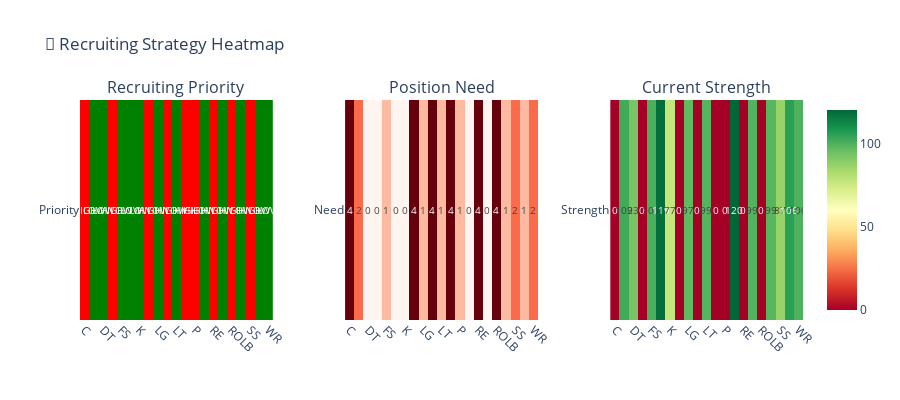

This figure's notebook cell:
### Code cell
# 3. Recruiting Priority Heatmap
if roster_df is not None and recruiting_plan is not None:
    # Create a matrix for the heatmap
    priority_map = {'HIGH': 3, 'MEDIUM': 2, 'LOW': 1}
    recruiting_plan['Priority_Numeric'] = recruiting_plan['Priority'].map(priority_map)

    # Create heatmap data
    heatmap_data = recruiting_plan.pivot_table(
        index='Position',
        values=['Priority_Numeric', 'Need', 'Blended Value'],
        aggfunc='first'
    ).fillna(0)

    fig = make_subplots(
        rows=1, cols=3,
        subplot_titles=('Recruiting Priority', 'Position Need', 'Current Strength'),
        horizontal_spacing=0.1
    )

    # Priority heatmap
    fig.add_trace(
        go.Heatmap(
            z=[heatmap_data['Priority_Numeric'].values],
            x=heatmap_data.index,
            y=['Priority'],
            colorscale=[[0, 'green'], [0.5, 'yellow'], [1, 'red']],
            showscale=False,
            text=[[recruiting_plan.set_index('Position').loc[pos, 'Priority'] for pos in heatmap_data.index]],
            texttemplate="%{text}",
            textfont={"size": 10}
        ),
        row=1, col=1
    )

    # Need heatmap
    fig.add_trace(
        go.Heatmap(
            z=[heatmap_data['Need'].values],
            x=heatmap_data.index,
            y=['Need'],
            colorscale='Reds',
            showscale=False,
            text=[[f"{int(val)}" for val in heatmap_data['Need'].values]],
            texttemplate="%{text}",
            textfont={"size": 10}
        ),
        row=1, col=2
    )

    # Strength heatmap
    fig.add_trace(
        go.Heatmap(
            z=[heatmap_data['Blended Value'].values],
            x=heatmap_data.index,
            y=['Strength'],
            colorscale='RdYlGn',
            showscale=True,
            text=[[f"{val:.0f}" for val in heatmap_data['Blended Value'].values]],
            texttemplate="%{text}",
            textfont={"size": 10}
        ),
        row=1, col=3
    )

    fig.update_layout(
        title='🎯 Recruiting Strategy Heatmap',
        height=400,
        showlegend=False
    )

    # Rotate x-axis labels
    for i in range(1, 4):
        fig.update_xaxes(tickangle=45, row=1, col=i)

    fig.show()

    print("🎯 Recruiting priority heatmap created!")
    print("\n📋 Quick Reference:")
    print("  🔴 RED = High Priority/High Need")
    print("  🟡 YELLOW = Medium Priority")
    print("  🟢 GREEN = Low Priority/Strong Position")

### Figure 1 — Plotly figure (JSON) as saved in the notebook; plotly's stock layout.template omitted (floating-point values rounded to 4 significant figures)
{"data": [{"colorscale": [[0, "green"], [0.5, "yellow"], [1, "red"]], "showscale": false, "text": [["HIGH", "LOW", "LOW", "HIGH", "LOW", "LOW", "LOW", "HIGH", "LOW", "HIGH", "LOW", "HIGH", "HIGH", "LOW", "HIGH", "LOW", "HIGH", "LOW", "HIGH", "LOW", "LOW"]], "textfont": {"size": 10}, "texttemplate": "%{text}", "type": "heatmap", "x": ["C", "CB", "DT", "FB", "FS", "HB", "K", "LE", "LG", "LOLB", "LT", "MLB", "P", "QB", "RE", "RG", "ROLB", "RT", "SS", "TE", "WR"], "xaxis": "x", "y": ["Priority"], "yaxis": "y", "z": [[3, 1, 1, 3, 1, 1, 1, 3, 1, 3, 1, 3, 3, 1, 3, 1, 3, 1, 3, 1, 1]]}, {"colorscale": [[0, "rgb(255,245,240)"], [0.125, "rgb(254,224,210)"], [0.25, "rgb(252,187,161)"], [0.375, "rgb(252,146,114)"], [0.5, "rgb(251,106,74)"], [0.625, "rgb(239,59,44)"], [0.75, "rgb(203,24,29)"], [0.875, "rgb(165,15,21)"], [1, "rgb(103,0,13)"]], "showscale": false, "text": [["4", "2", "0", "0", "1", "0", "0", "4", "1", "4", "1", "4", "1", "0", "4", "0", "4", "1", "2", "1", "2"]], "textfont": {"size": 10}, "texttemplate": "%{text}", "type": "heatmap", "x": ["C", "CB", "DT", "FB", "FS", "HB", "K", "LE", "LG", "LOLB", "LT", "MLB", "P", "QB", "RE", "RG", "ROLB", "RT", "SS", "TE", "WR"], "xaxis": "x2", "y": ["Need"], "yaxis": "y2", "z": [[4, 2, 0, 0, 1, 0, 0, 4, 1, 4, 1, 4, 1, 0, 4, 0, 4, 1, 2, 1, 2]]}, {"colorscale": [[0, "rgb(165,0,38)"], [0.1, "rgb(215,48,39)"], [0.2, "rgb(244,109,67)"], [0.3, "rgb(253,174,97)"], [0.4, "rgb(254,224,139)"], [0.5, "rgb(255,255,191)"], [0.6, "rgb(217,239,139)"], [0.7, "rgb(166,217,106)"], [0.8, "rgb(102,189,99)"], [0.9, "rgb(26,152,80)"], [1, "rgb(0,104,55)"]], "showscale": true, "text": [["0", "102", "93", "0", "101", "119", "77", "0", "97", "0", "99", "0", "0", "120", "0", "99", "0", "99", "87", "106", "100"]], "textfont": {"size": 10}, "texttemplate": "%{text}", "type": "heatmap", "x": ["C", "CB", "DT", "FB", "FS", "HB", "K", "LE", "LG", "LOLB", "LT", "MLB", "P", "QB", "RE", "RG", "ROLB", "RT", "SS", "TE", "WR"], "xaxis": "x3", "y": ["Strength"], "yaxis": "y3", "z": [[0, 102.3, 92.85, 0, 100.7, 118.7, 77.38, 0, 97.25, 0, 99.01, 0, 0, 120.5, 0, 99.46, 0, 98.61, 87.11, 106.0, 100.1]]}], "layout": {"annotations": [{"font": {"size": 16}, "showarrow": false, "text": "Recruiting Priority", "x": 0.1333, "xanchor": "center", "xref": "paper", "y": 1, "yanchor": "bottom", "yref": "paper"}, {"font": {"size": 16}, "showarrow": false, "text": "Position Need", "x": 0.5, "xanchor": "center", "xref": "paper", "y": 1, "yanchor": "bottom", "yref": "paper"}, {"font": {"size": 16}, "showarrow": false, "text": "Current Strength", "x": 0.8667, "xanchor": "center", "xref": "paper", "y": 1, "yanchor": "bottom", "yref": "paper"}], "height": 400, "showlegend": false, "title": {"text": "🎯 Recruiting Strategy Heatmap"}, "xaxis": {"anchor": "y", "domain": [0, 0.2667], "tickangle": 45}, "xaxis2": {"anchor": "y2", "domain": [0.3667, 0.6333], "tickangle": 45}, "xaxis3": {"anchor": "y3", "domain": [0.7333, 1], "tickangle": 45}, "yaxis": {"anchor": "x", "domain": [0, 1]}, "yaxis2": {"anchor": "x2", "domain": [0, 1]}, "yaxis3": {"anchor": "x3", "domain": [0, 1]}}}
